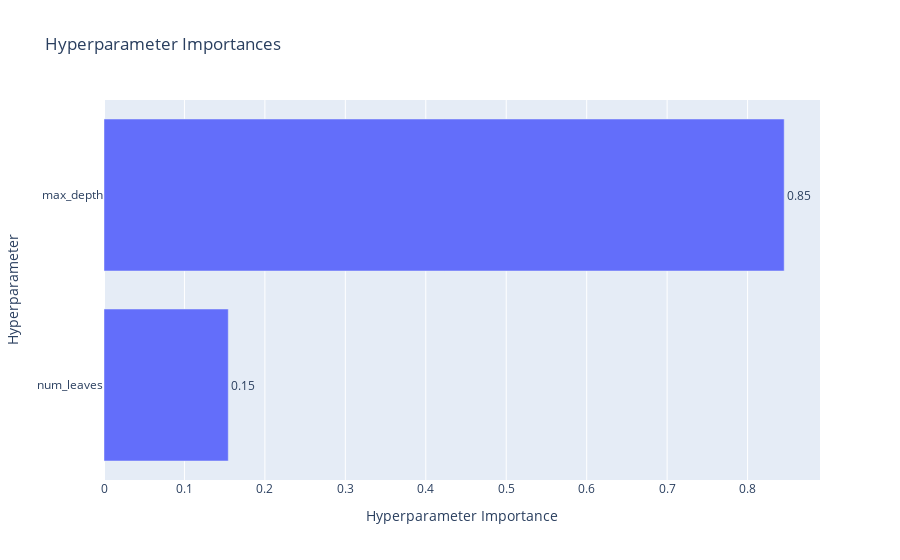

This figure's notebook cell:
### Code cell
vis.plot_param_importances(study)

### Figure 1 — Plotly figure (JSON) as saved in the notebook; plotly's stock layout.template omitted (floating-point values rounded to 4 significant figures)
{"data": [{"cliponaxis": false, "hovertemplate": ["num_leaves (IntDistribution): 0.15448400477951468<extra></extra>", "max_depth (IntDistribution): 0.8455159952204854<extra></extra>"], "name": "Objective Value", "orientation": "h", "text": ["0.15", "0.85"], "textposition": "outside", "type": "bar", "x": [0.1545, 0.8455], "y": ["num_leaves", "max_depth"]}], "layout": {"title": {"text": "Hyperparameter Importances"}, "xaxis": {"title": {"text": "Hyperparameter Importance"}}, "yaxis": {"title": {"text": "Hyperparameter"}}}}
